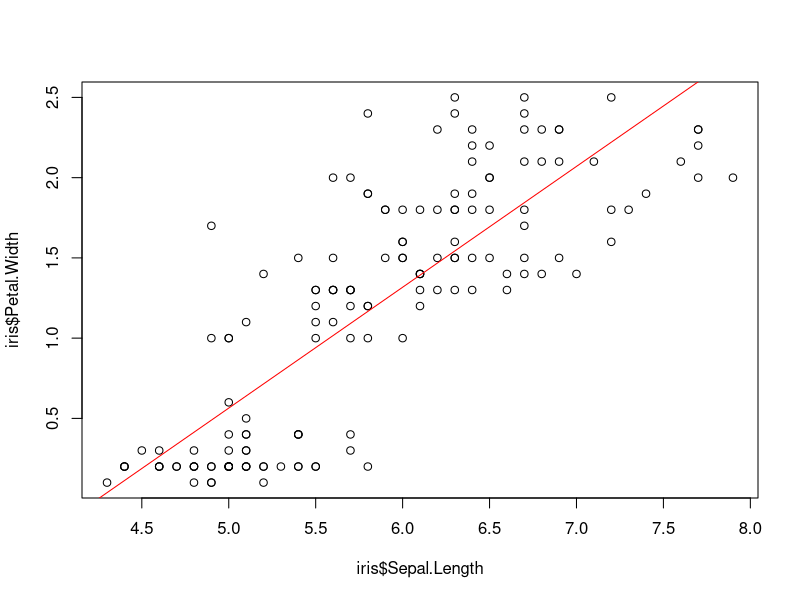
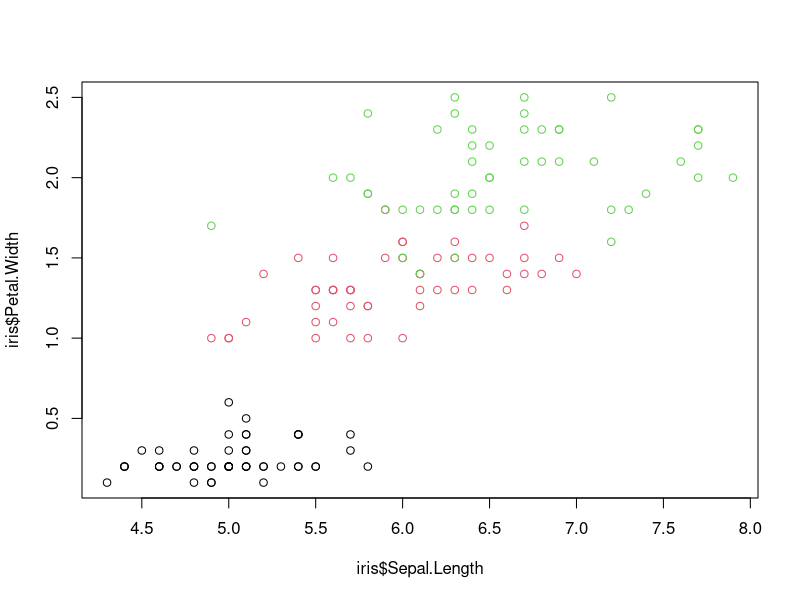

Here is the R script that generated these plots, in order:
## creating an R script and adding it to my github repo ##

# Load the built-in 'iris' dataset
data(iris)
summary(iris)

# plot some raw data
plot(iris$Sepal.Length, iris$Petal.Width)

# run a regression
res <- lm(Petal.Width ~ Sepal.Length, data = iris)
summary(res)

# add the model fit to the plot
abline(res, col = 'red')

## What if we add in Species?
plot(iris$Sepal.Length, iris$Petal.Width, col = factor(iris$Species))

# run a regression
res <- lm(Petal.Width ~ Sepal.Length * Species, data = iris)
summary(res)
